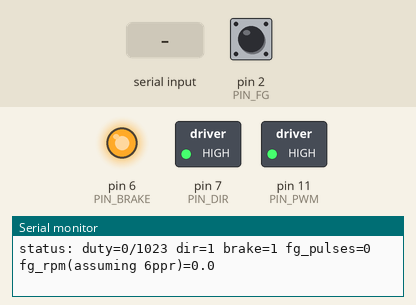
This sketch was run on a simulated Arduino Mega 2560, built with avr-gcc and run on an emulated ATmega2560. Parts: switched loads named in the sketch (green lamp = pin HIGH), output pins drawn as LEDs (lit = HIGH), the last lines printed to the serial monitor. Inputs (shaded band) come from the test bench; at power-on: pin 2 (PIN_FG) HIGH.

Above: at 1.2 s.
1.3 s: "duty 150\n" received over Serial
At 2.2 s:
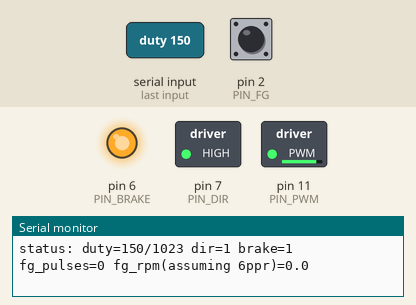
2.8 s: "dir\n" received over Serial
At 3.3 s:
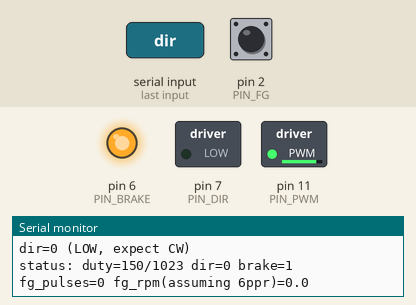
4.3 s: "brake\n" received over Serial
At 5.5 s:
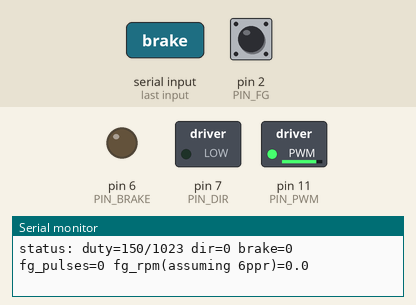
5.8 s: "dir 1\n" received over Serial
At 6.8 s:
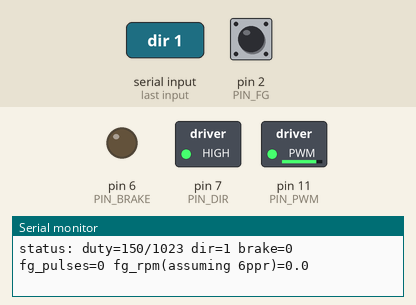
Timing chart, 0 to 8.3 s (numbered marks = the images above; inputs shaded):
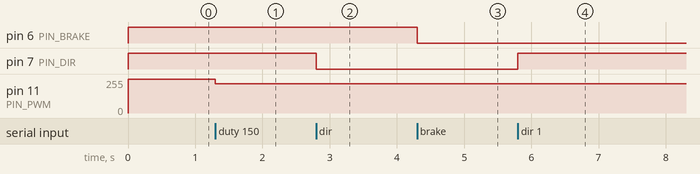

Measured:
- after the input at 1.3 s, pin 11 (PIN_PWM): 255/255 → 218/255 at once
- after the input at 2.8 s, pin 7 (PIN_DIR): HIGH → LOW at once
- after the input at 4.3 s, pin 6 (PIN_BRAKE): HIGH → LOW at once
- after the input at 5.8 s, pin 7 (PIN_DIR): LOW → HIGH at once

The sketch:

motor_test.ino
```cpp
// =============================================================================
// motor_test.ino -- interactive BLDC-3640 bring-up tool for the Arduino Mega
// 2560 (the project controller since 2026-09-19). The driver's DIR/BRAKE inputs
// are 5V logic with strong (~1k) pull-ups, which the Mega's 5V pins drive
// directly. (The old ESP32-C3 version is in firmware/legacy_esp32/.)
//
// Findings on the real motor (2026-09-19), wire colour -> function:
//   red   +12V            black  GND
//   blue  PWM speed       INVERTED: pin HIGH = stopped, starts at ~10% duty
//   yellow FG             open-collector speed pulses
//   white DIR             HIGH/floating = CCW, LOW = CW (seen from wheel face);
//                         can change while powered (motor stopped first)
//   green BRAKE           HIGH/floating = run, LOW = brake/stop
//
// Wiring (Mega):
//   D11 -> blue (PWM, Timer1 OC1A, ~15.6 kHz 10-bit)
//   D7  -> white (DIR)      D6 -> green (BRAKE)
//   D2  <- yellow (FG, INT0, internal pull-up to 5V)
//   GND -> common GND (battery -, motor black)
//
// SAFETY: switch the 12V supply OFF before uploading/resetting -- during reset
// the PWM pin floats and the driver may run the motor.
//
// Serial @115200 (newline). Commands:
//   duty <0-1023>  speed, 0 = stop (inversion handled here)
//   dir <0|1>      raw level on DIR (0 = LOW = CW, 1 = HIGH = CCW)
//   brake <0|1>    raw level on BRAKE (0 = LOW = brake, 1 = HIGH = run)
//   stop           duty 0
//   count          print + reset FG pulse count (turn wheel 1 rev by hand)
//   resetcount     reset FG pulse count
//   status         print state (also auto every 500 ms)
//   help
// =============================================================================
#include <Arduino.h>

// Timer1 OC1A sits on a different pin per chip -- keep in step with config.h.
#if defined(__AVR_ATmega2560__)
static const uint8_t PIN_PWM = 11;   // OC1A on the Mega 2560
#else
static const uint8_t PIN_PWM = 9;    // OC1A on the ATmega328P (Nano/Uno)
#endif
static const uint8_t PIN_DIR = 7;
static const uint8_t PIN_BRAKE = 6;
static const uint8_t PIN_FG = 2;     // INT0

static const int PWM_MAX_DUTY = 1023;
static const bool PWM_INVERT = true;

volatile uint32_t pulseCount = 0;
volatile uint32_t lastPulseMicros = 0;
volatile uint32_t lastPeriodUs = 0;

int currentDuty = 0;
int currentDirLevel = 1;    // CCW, same as the floating default
int currentBrakeLevel = 1;  // brake released

void onFgPulse() {
  uint32_t now = micros();
  lastPeriodUs = now - lastPulseMicros;
  lastPulseMicros = now;
  pulseCount++;
}

void pwmWrite(int duty) {
  duty = constrain(duty, 0, PWM_MAX_DUTY);
  OCR1A = PWM_INVERT ? (PWM_MAX_DUTY - duty) : duty;
}

void setupPwm() {
  // Timer1 fast PWM, 10-bit (TOP = 0x3FF), no prescaler -> 16 MHz / 1024 = 15.6 kHz
  pinMode(PIN_PWM, OUTPUT);
  TCCR1A = _BV(COM1A1) | _BV(WGM11) | _BV(WGM10);
  TCCR1B = _BV(WGM12) | _BV(CS10);
  pwmWrite(0);
}

float readRpmRaw() {
  noInterrupts();
  uint32_t lastPulse = lastPulseMicros;
  uint32_t period = lastPeriodUs;
  interrupts();
  if (period == 0) return 0.0f;
  if ((uint32_t)(micros() - lastPulse) > 300000UL) return 0.0f;
  // Rough live check assuming 6 pulses/rev -- use 'count' for the real PPR.
  return (1000000.0f / (float)period) * 60.0f / 6.0f;
}

void printStatus() {
  noInterrupts();
  uint32_t count = pulseCount;
  interrupts();
  Serial.print(F("status: duty="));
  Serial.print(currentDuty);
  Serial.print(F("/1023 dir="));
  Serial.print(currentDirLevel);
  Serial.print(F(" brake="));
  Serial.print(currentBrakeLevel);
  Serial.print(F(" fg_pulses="));
  Serial.print(count);
  Serial.print(F(" fg_rpm(assuming 6ppr)="));
  Serial.println(readRpmRaw(), 1);
}

void handleCommand(String line) {
  line.trim();
  if (line.length() == 0) return;
  int spaceIdx = line.indexOf(' ');
  String cmd = (spaceIdx < 0) ? line : line.substring(0, spaceIdx);
  int argVal = (spaceIdx < 0) ? 0 : line.substring(spaceIdx + 1).toInt();

  if (cmd == "duty") {
    currentDuty = constrain(argVal, 0, PWM_MAX_DUTY);
    pwmWrite(currentDuty);
    Serial.print(F("duty="));
    Serial.println(currentDuty);
  } else if (cmd == "dir") {
    currentDirLevel = argVal ? 1 : 0;
    digitalWrite(PIN_DIR, currentDirLevel);
    Serial.print(F("dir="));
    Serial.println(currentDirLevel ? F("1 (HIGH, expect CCW)") : F("0 (LOW, expect CW)"));
  } else if (cmd == "brake") {
    currentBrakeLevel = argVal ? 1 : 0;
    digitalWrite(PIN_BRAKE, currentBrakeLevel);
    Serial.print(F("brake="));
    Serial.println(currentBrakeLevel ? F("1 (HIGH, released)") : F("0 (LOW, braking)"));
  } else if (cmd == "stop") {
    currentDuty = 0;
    pwmWrite(0);
    Serial.println(F("duty=0"));
  } else if (cmd == "count") {
    noInterrupts();
    uint32_t c = pulseCount;
    pulseCount = 0;
    interrupts();
    Serial.print(F("FG pulses since last reset: "));
    Serial.println(c);
  } else if (cmd == "resetcount") {
    noInterrupts();
    pulseCount = 0;
    interrupts();
    Serial.println(F("pulse count reset"));
  } else if (cmd == "status") {
    printStatus();
  } else if (cmd == "help") {
    Serial.println(F("duty <0-1023> | dir <0|1> | brake <0|1> | stop | count | resetcount | status | help"));
  } else {
    Serial.println(F("unknown command, try 'help'"));
  }
}

String serialBuf;

void setup() {
  setupPwm();  // first, so the motor is commanded to stop as early as possible
  pinMode(PIN_DIR, OUTPUT);
  pinMode(PIN_BRAKE, OUTPUT);
  digitalWrite(PIN_DIR, currentDirLevel);
  digitalWrite(PIN_BRAKE, currentBrakeLevel);
  pinMode(PIN_FG, INPUT_PULLUP);
  attachInterrupt(digitalPinToInterrupt(PIN_FG), onFgPulse, FALLING);

  Serial.begin(115200);
  Serial.println(F("motor_test: BLDC-3640 bring-up tool. Type 'help'."));
}

void loop() {
  while (Serial.available() > 0) {
    char c = (char)Serial.read();
    if (c == '\n' || c == '\r') {
      if (serialBuf.length() > 0) {
        handleCommand(serialBuf);
        serialBuf = "";
      }
    } else if (serialBuf.length() < 63) {
      serialBuf += c;
    }
  }

  static uint32_t lastPrint = 0;
  if (millis() - lastPrint >= 500) {
    lastPrint = millis();
    printStatus();
  }
}
```
